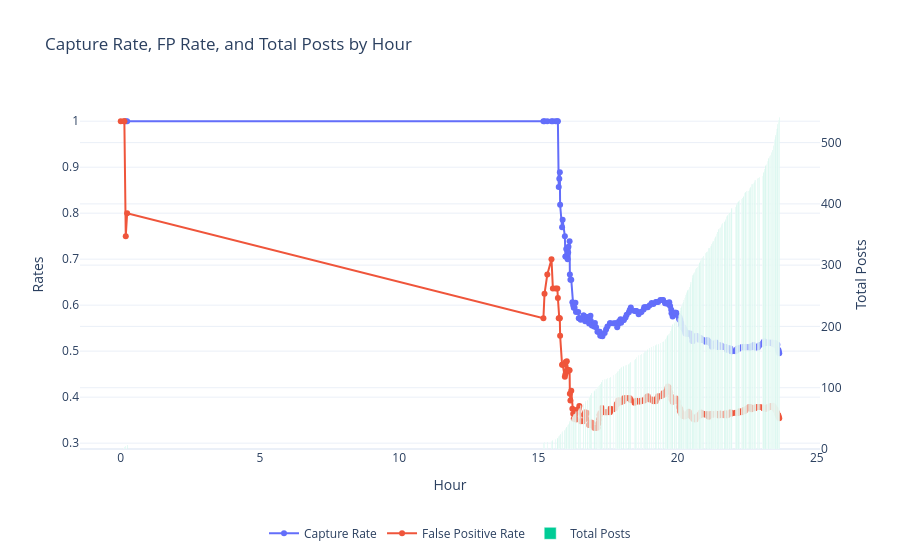

The notebook cell this image was saved under:
### Code cell
import plotly.graph_objects as go

fig = go.Figure()

# Capture Rate
fig.add_trace(
    go.Scatter(
        x=df_all["hour"],
        y=df_all["capture_rate"],
        mode="lines+markers",
        name="Capture Rate",
        yaxis="y1"
    )
)

# Bad Rate
fig.add_trace(
    go.Scatter(
        x=df_all["hour"],
        y=df_all["false_positive_rate"],
        mode="lines+markers",
        name="False Positive Rate",
        yaxis="y1"
    )
)

# Total Posts (secondary axis)
fig.add_trace(
    go.Bar(
        x=df_all["hour"],
        y=df_all["total_posts"],
        name="Total Posts",
        # mode="lines+markers",
        yaxis="y2",
        opacity=1
    )
)

# Layout with dual axis
fig.update_layout(
    title="Capture Rate, FP Rate, and Total Posts by Hour",
    xaxis=dict(title="Hour"),
    yaxis=dict(title="Rates", side="left"),
    yaxis2=dict(
        title="Total Posts",
        overlaying="y",
        side="right"
    ),
    legend=dict(
        orientation="h",      # horizontal legend
        yanchor="top",
        y=-0.2,               # move below plot
        xanchor="center",
        x=0.5                 # center horizontally
    ),
    template="plotly_white"
)

fig.show()

### Figure 1 — Plotly figure (JSON) as saved in the notebook; plotly's stock layout.template omitted (floating-point values rounded to 4 significant figures; data arrays with more than 128 entries replaced by an {"elided": "..."} marker saying what was removed)
{"data": [{"mode": "lines+markers", "name": "Capture Rate", "type": "scatter", "x": {"elided": "262 float values"}, "y": {"elided": "262 float values"}, "yaxis": "y"}, {"mode": "lines+markers", "name": "False Positive Rate", "type": "scatter", "x": {"elided": "262 float values"}, "y": {"elided": "262 float values"}, "yaxis": "y"}, {"name": "Total Posts", "opacity": 1, "type": "bar", "x": {"elided": "262 float values"}, "y": {"elided": "262 int values"}, "yaxis": "y2"}], "layout": {"legend": {"orientation": "h", "x": 0.5, "xanchor": "center", "y": -0.2, "yanchor": "top"}, "title": {"text": "Capture Rate, FP Rate, and Total Posts by Hour"}, "xaxis": {"title": {"text": "Hour"}}, "yaxis": {"side": "left", "title": {"text": "Rates"}}, "yaxis2": {"overlaying": "y", "side": "right", "title": {"text": "Total Posts"}}}}
